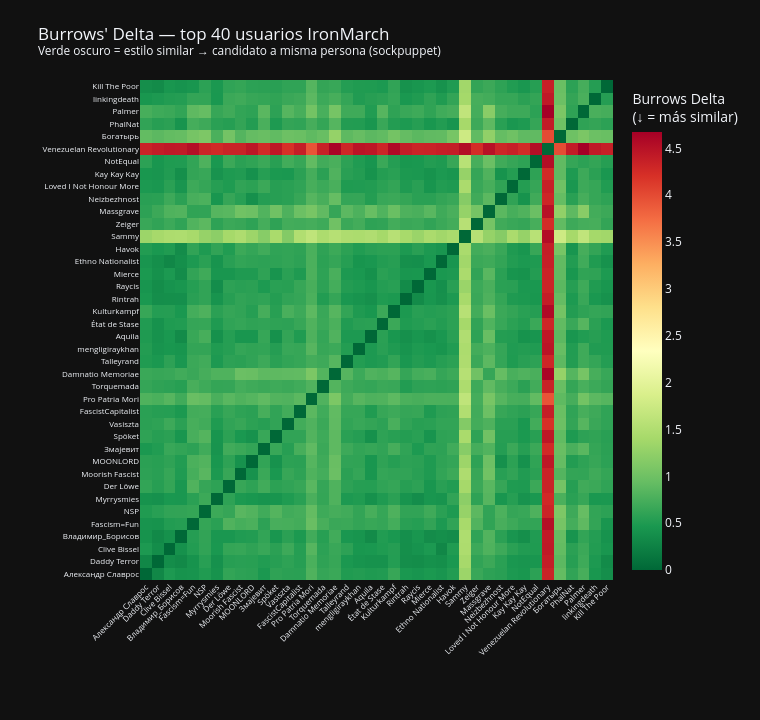

Source (notebook cell):
### Code cell
# Heatmap interactivo: top 40 usuarios por Burrows' Delta
# Verde oscuro = Delta bajo = estilos similares = candidatos a misma persona
TOP_HEAT = 40
sub    = delta_df_matrix.iloc[:TOP_HEAT, :TOP_HEAT]
labels = sub.index.tolist()

fig = go.Figure(go.Heatmap(
    z=sub.values,
    x=labels, y=labels,
    colorscale='RdYlGn',
    reversescale=True,  # Verde = similar (bajo Delta)
    hovertemplate='%{y} vs %{x}<br>Delta=%{z:.4f}<extra></extra>',
    colorbar=dict(title='Burrows Delta<br>(↓ = más similar)'),
))
fig.update_layout(
    title="Burrows' Delta — top 40 usuarios IronMarch<br>"
          "<sup>Verde oscuro = estilo similar → candidato a misma persona (sockpuppet)</sup>",
    template='plotly_dark', height=720, width=760,
    xaxis=dict(tickangle=-45, tickfont=dict(size=8)),
    yaxis=dict(tickfont=dict(size=8)),
    margin=dict(l=140, r=20, t=80, b=140),
)
fig.show()

### Figure 1 — Plotly figure (JSON) as saved in the notebook; plotly's stock layout.template omitted (floating-point values rounded to 4 significant figures; data arrays with more than 128 entries replaced by an {"elided": "..."} marker saying what was removed)
{"data": [{"colorbar": {"title": {"text": "Burrows Delta<br>(↓ = más similar)"}}, "colorscale": [[0.0, "rgb(165,0,38)"], [0.1, "rgb(215,48,39)"], [0.2, "rgb(244,109,67)"], [0.3, "rgb(253,174,97)"], [0.4, "rgb(254,224,139)"], [0.5, "rgb(255,255,191)"], [0.6, "rgb(217,239,139)"], [0.7, "rgb(166,217,106)"], [0.8, "rgb(102,189,99)"], [0.9, "rgb(26,152,80)"], [1.0, "rgb(0,104,55)"]], "hovertemplate": "%{y} vs %{x}<br>Delta=%{z:.4f}<extra></extra>", "reversescale": true, "type": "heatmap", "x": ["Александр Славрос", "Daddy Terror", "Clive Bissel", "Владимир_Борисов", "Fascism=Fun", "NSP", "Myrrysmies", "Der Löwe", "Moorish Fascist", "MOONLORD", "Змајевит", "Spöket", "Vasiszta", "FascistCapitalist", "Pro Patria Mori", "Torquemada", "Damnatio Memoriae", "Talleyrand", "mengligiraykhan", "Aquila", "État de Stase", "Kulturkampf", "Rintrah", "Raycis", "Mierce", "Ethno Nationalist", "Havok", "Sammy", "Zeiger", "Massgrave", "Neizbezhnost", "Loved I Not Honour More", "Kay Kay Kay", "NotEqual", "Venezuelan Revolutionary", "Богатырь", "PhalNat", "Palmer", "linkingdeath", "Kill The Poor"], "y": ["Александр Славрос", "Daddy Terror", "Clive Bissel", "Владимир_Борисов", "Fascism=Fun", "NSP", "Myrrysmies", "Der Löwe", "Moorish Fascist", "MOONLORD", "Змајевит", "Spöket", "Vasiszta", "FascistCapitalist", "Pro Patria Mori", "Torquemada", "Damnatio Memoriae", "Talleyrand", "mengligiraykhan", "Aquila", "État de Stase", "Kulturkampf", "Rintrah", "Raycis", "Mierce", "Ethno Nationalist", "Havok", "Sammy", "Zeiger", "Massgrave", "Neizbezhnost", "Loved I Not Honour More", "Kay Kay Kay", "NotEqual", "Venezuelan Revolutionary", "Богатырь", "PhalNat", "Palmer", "linkingdeath", "Kill The Poor"], "z": {"elided": "40x40 float values"}}], "layout": {"height": 720, "margin": {"b": 140, "l": 140, "r": 20, "t": 80}, "title": {"text": "Burrows' Delta — top 40 usuarios IronMarch<br><sup>Verde oscuro = estilo similar → candidato a misma persona (sockpuppet)</sup>"}, "width": 760, "xaxis": {"tickangle": -45, "tickfont": {"size": 8}}, "yaxis": {"tickfont": {"size": 8}}}}
